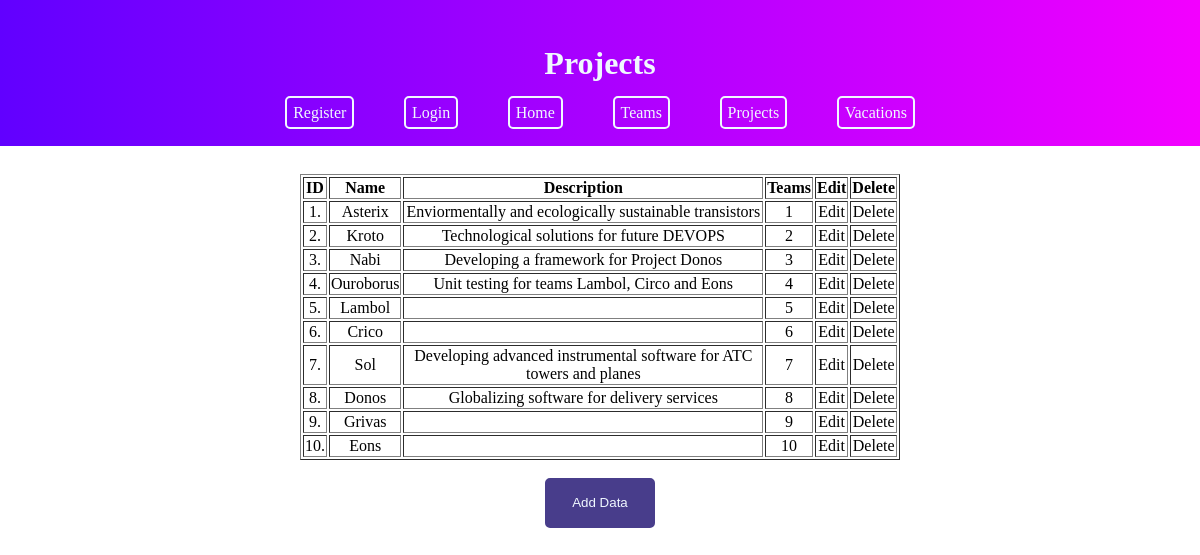
Screenshot of /Site/projects/projects.php with the database file from the repository.
### tables this page shows
CREATE TABLE "Projects" (
	"id"	INTEGER,
	"name"	STRING(15),
	"description"	TEXT,
	"teams"	INTEGER,
	FOREIGN KEY("teams") REFERENCES "Teams"("id"),
	PRIMARY KEY("id")
);

### Site/projects/projects.php (the view, shortened to what this page needs)
<!DOCTYPE html>
<html lang="en">
<head>
    <link rel="stylesheet" href="../style.css">
</head>
<body>
    <header>
        <h1>Projects</h1>
        <nav>
            <a href="../register/register.php">Register</a>
            <a href="../login/login.php">Login</a>
            <a href="../index.php">Home</a>
            <a href="../teams/teams.php">Teams</a>
            <a href="../projects/projects.php">Projects</a>
            <a href="../vacations/vacations.php">Vacations</a>
        </nav>
    </header>
    <div class="div_align">
        <?php
        if (!isset($_POST['addbttn'])) {
            $pdo = new PDO('sqlite:../../Database.db');
            $statement = $pdo->query("SELECT * FROM Projects");
            $projects = $statement->fetchAll(PDO::FETCH_ASSOC);
            echo "<br><table border = 1>";
            echo "
            <tr>
                <td><b>ID<b></td>
                <td><b>Name<b></td>
                <td><b>Description<b></td>
                <td><b>Teams<b></td>
                <td><b>Edit<b></td>
                <td><b>Delete<b></td>
            </tr>";
            foreach ($projects as $row => $data) {
                echo "<tr>";
                echo "<td>" . $data['id'] . "." . "</td>";
                echo "<td>" . $data['name'] . "</td>";
                echo "<td>" . $data['description'] . "</td>";
                echo "<td>" . $data['teams'] . "</td>";
                echo "<td align='center'>" ?> <a class='a_links' href="projects_update.php?id=<?php echo $data['id']; ?>">Edit</a></td> <?php
                echo "<td align='center'>" ?> <a class='a_links' href="projects_delete.php?id=<?php echo $data['id']; ?>">Delete</a></td>
        <?php
                echo "</tr>";
            }
            echo "</table>";
        } else {
            header("Location: projects_add.php");
        }
        ?>
        <form method="post">
            <div class="buttons">
                <br>
                <input class="actionbttns" type="submit" name="addbttn" value="Add Data">
            </div>
        </form>
    </div>
</body>
</html>

### Site/style.css (style rules this page uses)
header { text-align: center; width: auto; background: rgb(97, 0, 255); background: linear-gradient(90deg, rgba(97, 0, 255, 1) 0%, rgba(243, 0, 255, 1) 100%); color: aliceblue; padding: 2%; }
a { color: aliceblue; text-decoration: none; border-width: 2px; border-style: solid; border-color: aliceblue; margin: 2%; border-radius: 5px; padding: 0.5%; }
.buttons { text-align: center; }
body { margin: 0; }
table { text-align: center; margin-left: auto; margin-right: auto; }
.actionbttns { background-color: darkslateblue; border-width: 2px; width: 110px; height: 50px; border-style: solid; border-color: darkslateblue; border-radius: 5px; color: aliceblue; text-align: center; box-sizing: border-box; }
.div_align { text-align: center; align-items: center; margin: auto; width: 50%; padding: 10px; }
.a_links { color: initial; text-decoration: initial; border-width: initial; border-style: initial; border-color: initial; margin: initial; border-radius: initial; padding: initial; }

### rows the page displays
projects: id "1", name "Asterix", description "Enviormentally and ecologically sustainable transistors", teams "1"
projects: id "2", name "Kroto", description "Technological solutions for future DEVOPS", teams "2"
projects: id "3", name "Nabi", description "Developing a framework for Project Donos", teams "3"
projects: id "4", name "Ouroborus", description "Unit testing for teams Lambol, Circo and Eons", teams "4"
projects: id "5", name "Lambol", teams "5"
projects: id "6", name "Crico", teams "6"
projects: id "7", name "Sol", description "Developing advanced instrumental software for ATC towers and planes", teams "7"
projects: id "8", name "Donos", description "Globalizing software for delivery services", teams "8"
projects: id "9", name "Grivas", teams "9"
projects: id "10", name "Eons", teams "10"
